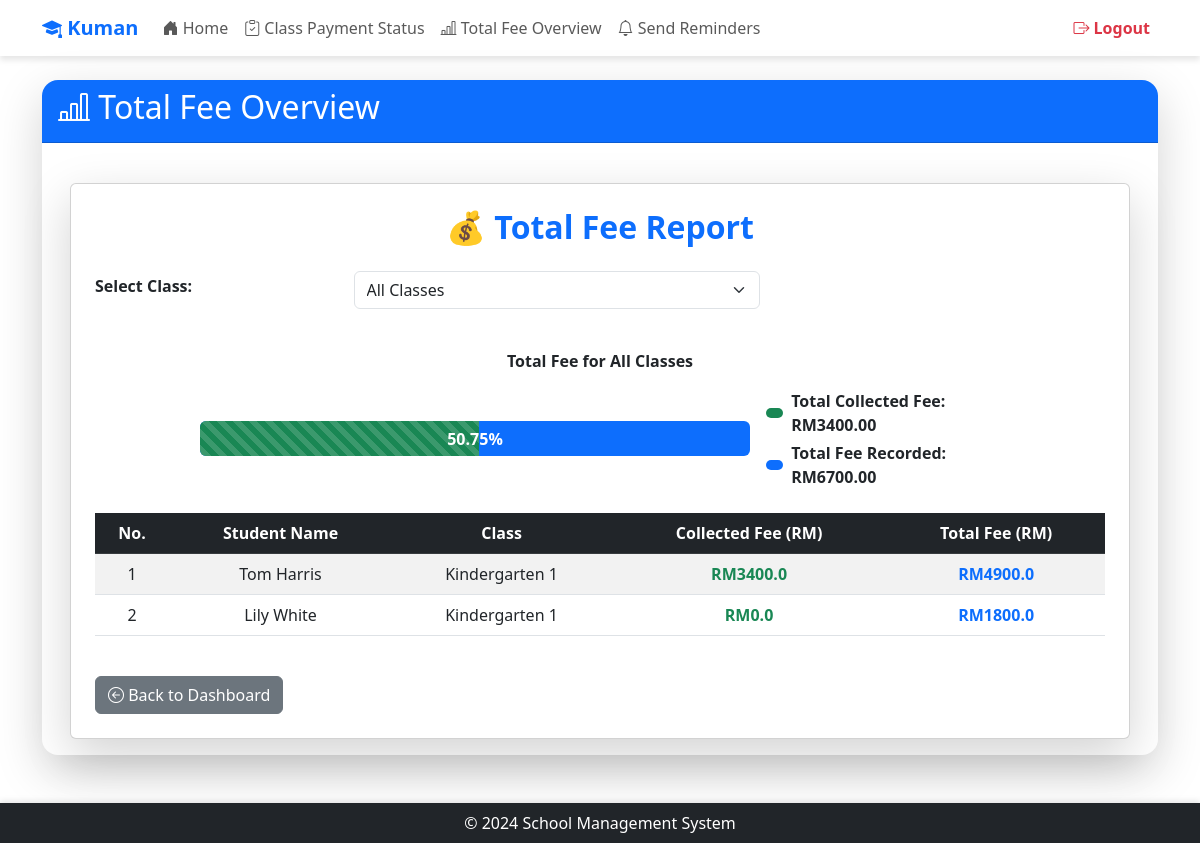
The app's page /teacher/generate-total-fee (signed in) with its own data.
### app/models/models.py (models this page shows, shortened)
class Settings(db.Model):
    __tablename__ = 'Settings'
    setting_key = db.Column('SettingKey', db.String, primary_key=True)
    setting_value = db.Column('SettingValue', db.String, nullable=False)
    description = db.Column('Description', db.String, nullable=False)
    category = db.Column('Category', db.String, nullable=False)

class User(UserMixin, db.Model):
    __tablename__ = 'User'
    id = db.Column('Id', db.String, primary_key=True)
    password = db.Column('Password', db.String, nullable=True)
    role_id = db.Column('RoleId', db.String, ForeignKey('Role.RoleId', ondelete='SET NULL'))
    email = db.Column('Email', db.String, nullable=False)
    first_name = db.Column('FirstName', db.String, nullable=False)
    last_name = db.Column('LastName', db.String, nullable=False)
    date_of_birth = db.Column('DateOfBirth', db.Date, nullable=False)
    role = relationship('Role', back_populates='users')
    parent_relations = relationship('ParentStudentRelation', back_populates='parent', foreign_keys='ParentStudentRelation.parent_id')
    student_relations = relationship('ParentStudentRelation', back_populates='student', foreign_keys='ParentStudentRelation.student_id')
    student_fees = relationship('StudentFeeAssignment', back_populates='student')
    class_assignments_teacher = relationship('ClassAssignment', back_populates='teacher', foreign_keys='ClassAssignment.teacher_id')
    class_assignments_student = relationship('ClassAssignment', back_populates='student', foreign_keys='ClassAssignment.student_id')
    messages_sent = relationship('Notification', back_populates='teacher', foreign_keys='Notification.teacher_id')
    messages_received = relationship('Notification', back_populates='student', foreign_keys='Notification.student_id')

class Class(db.Model):
    __tablename__ = 'Class'
    class_id = db.Column('ClassId', db.String, primary_key=True)
    class_name = db.Column('ClassName', db.String, nullable=False)
    description = db.Column('Description', db.String, nullable=True)
    assignments = relationship('ClassAssignment', back_populates='class_')

### app/routes/teacher/generate_total_fee.py (the view)
@teacher.route('/generate-total-fee')
@login_required
@role_required('2')
def generate_total_fee():
    selected_class = request.args.get('class_name', None)
    query = (
        db.session.query(
            User.first_name,
            User.last_name,
            Class.class_name,
            FeeRecord.total_amount,
            FeeRecord.status_id,
            PaymentStatus.status_name
        )
        .join(ClassAssignment, ClassAssignment.student_id == User.id)
        .join(Class, Class.class_id == ClassAssignment.class_id)
        .join(StudentFeeAssignment, StudentFeeAssignment.student_id == User.id)
        .join(FeeRecord, FeeRecord.fee_assignment_id == StudentFeeAssignment.fee_assignment_id)
        .join(PaymentStatus, PaymentStatus.status_id == FeeRecord.status_id)
        .filter(ClassAssignment.class_id.in_(
            db.session.query(ClassAssignment.class_id)
            .filter(ClassAssignment.teacher_id == current_user.id)
        ))
    )
    if selected_class:
        query = query.filter(Class.class_name == selected_class)
    fee_records = query.all()
    filtered_fee_records = fee_records if not selected_class else [record for record in fee_records if record.class_name == selected_class]
    total_collected_fee = sum(record.total_amount for record in filtered_fee_records if record.status_name == 'Paid')
    total_fee_recorded = sum(record.total_amount for record in filtered_fee_records)
    students = {}
    for record in filtered_fee_records:
        student_name = f"{record.first_name} {record.last_name}"
        if student_name not in students:
            students[student_name] = {
                "class_name": record.class_name,
                "total_fee": 0.0,
                "collected_fee": 0.0
            }
        students[student_name]["total_fee"] += float(record.total_amount) if record.total_amount else 0.0
        if record.status_name == "Paid":
            students[student_name]["collected_fee"] += float(record.total_amount)
    student_list = [{"name": name, **data} for name, data in students.items()]
    class_names = (
        db.session.query(Class.class_name)
        .join(ClassAssignment, ClassAssignment.class_id == Class.class_id)
        .filter(ClassAssignment.teacher_id == current_user.id)
        .distinct()
        .all()
    )
    class_names = [class_name[0] for class_name in class_names]
    fee_summary_title = f"Total Fee for Class {selected_class}" if selected_class else "Total Fee for All Classes"
    return render_template(
        'teacher/total_fee.html',
        students=student_list,
        total_collected_fee=total_collected_fee,
        total_fee_recorded=total_fee_recorded,
        class_names=class_names,
        selected_class=selected_class,
        fee_summary_title=fee_summary_title,
        app_name=app_name()
    )

### app/__init__.py (called while the page is built)
@login_manager.user_loader
def load_user(user_id):
    from .models.models import User
    return User.query.get(user_id)

### app/routes/routes.py (called while the page is built)
def app_name():
    app_name = "School Management System"
    with current_app.app_context():
        setting = Settings.query.filter_by(setting_key='school_name').first()
        if setting and setting.setting_value:
            app_name = setting.setting_value
    return app_name

def role_required(*roles):
    def decorator(f):
        @wraps(f)
        def decorated_function(*args, **kwargs):
            if not current_user.is_authenticated or current_user.role_id not in roles:
                abort(403)  # Forbidden access if role does not match
            return f(*args, **kwargs)
        return decorated_function
    return decorator

### app/templates/teacher/total_fee.html (shortened to what this page needs)
{% extends "share/dashboard.html" %}
{% block card_title %}<i class="bi bi-bar-chart-line"></i> Total Fee Overview{% endblock %}
{% block card_content %}
<div class="container mt-4">
    <div class="card shadow-lg p-4">
        <h2 class="text-center text-primary fw-bold mb-4">💰 Total Fee Report</h2>
        <form method="get" action="{{ url_for('teacher.generate_total_fee') }}" class="mb-3">
            <div class="row align-items-center">
                <div class="col-md-3">
                    <label for="class_name" class="form-label fw-bold">Select Class:</label>
                </div>
                <div class="col-md-5">
                    <select name="class_name" id="class_name" class="form-select" onchange="this.form.submit()">
                        <option value="">All Classes</option>
                    </select>
                </div>
            </div>
        </form>
        {% set progress = 0 %}
        {% if total_fee_recorded > 0 %}
            {% set progress = (total_collected_fee / total_fee_recorded * 100) | round(2) %}
        {% endif %}
        <div class="progress-container my-4">
            <p class="fw-bold text-center">{{ fee_summary_title }}</p>
            <div class="progress-wrapper d-flex align-items-center justify-content-center">
                <div class="progress bg-primary">
                    <div class="progress-bar bg-success progress-bar-striped progress-bar-animated"
                         role="progressbar"
                         aria-valuenow="{{ progress }}"
                         aria-valuemin="0"
                         aria-valuemax="100"
                         data-progress="{{ progress }}">
                        <span class="progress-text">{{ progress }}%</span>
                    </div>
                </div>
                <div class="ms-3">
                    <div class="d-flex align-items-center">
                        <span class="fee-indicator bg-success me-2"></span> <span class="fw-bold">Total Collected Fee: RM{{ total_collected_fee }}</span>
                    </div>
                    <div class="d-flex align-items-center mt-1">
                        <span class="fee-indicator bg-primary me-2"></span> <span class="fw-bold">Total Fee Recorded: RM{{ total_fee_recorded }}</span>
                    </div>
                </div>
            </div>
        </div>
        <div class="table-responsive">
            <table class="table table-striped table-hover text-center">
                <thead class="table-dark">
                    <tr>
                        <th>No.</th>
                        <th>Student Name</th>
                        <th>Class</th>
                        <th>Collected Fee (RM)</th>
                        <th>Total Fee (RM)</th>
                    </tr>
                </thead>
                <tbody>
                    {% for student in students %}
                    <tr>
                        <td>{{ loop.index }}</td>
                        <td>{{ student.name }}</td>
                        <td>{{ student.class_name }}</td>
                        <td class="text-success fw-bold">RM{{ student.collected_fee }}</td>
                        <td class="text-primary fw-bold">RM{{ student.total_fee }}</td>
                    </tr>
                    {% endfor %}
                </tbody>
            </table>
        </div>
        <div class="text-left mt-4">
            <a href="{{ url_for('teacher.dashboard') }}" class="btn btn-secondary">
                <i class="bi bi-arrow-left-circle"></i> Back to Dashboard
            </a>
        </div>
    </div>
</div>
{% endblock %}

### app/templates/share/dashboard.html (shortened to what this page needs)
<!DOCTYPE html>
<html lang="en">
  <head>
    <link href="https://cdn.jsdelivr.net/npm/bootstrap@5.3.0-alpha1/dist/css/bootstrap.min.css" rel="stylesheet" />
    <link href="https://cdn.jsdelivr.net/npm/bootstrap-icons/font/bootstrap-icons.css" rel="stylesheet" />
  </head>
  <body>
    <header class="navbar navbar-expand-lg navbar-light">
      <div class="container">
        <a class="navbar-brand text-primary fw-bold"
          href="{% if current_user.role_id == '1' %}
                    {{ url_for('admin.dashboard') }}
                {% elif current_user.role_id == '2' %}
                    {{ url_for('teacher.dashboard') }}
                {% elif current_user.role_id == '3' %}
                    {{ url_for('parent.dashboard') }}
                {% elif current_user.role_id == '4' %}
                    {{ url_for('accountant.dashboard') }}
                {% else %}
                    {{ url_for('views.home') }}
                {% endif %}">
          <i class="bi bi-mortarboard-fill"></i> {{ app_name }}
        </a>
        <div class="collapse navbar-collapse" id="navbarNav">
          <ul class="navbar-nav me-auto">
            <li class="nav-item">
              <a class="nav-link"
                 href="{% if current_user.role_id == '1' %}
                          {{ url_for('admin.dashboard') }}
                       {% elif current_user.role_id == '2' %}
                          {{ url_for('teacher.dashboard') }}
                       {% elif current_user.role_id == '3' %}
                          {{ url_for('parent.dashboard') }}
                       {% elif current_user.role_id == '4' %}
                          {{ url_for('accountant.dashboard') }}
                       {% else %}
                          {{ url_for('views.home') }}
                       {% endif %}">
                <i class="bi bi-house-door-fill"></i> Home
              </a>
            </li>
            {% if current_user.role_id == '1' %}
              <li class="nav-item">
                <a class="nav-link" href="{{ url_for('admin.manage_users') }}">
                  <i class="bi bi-people"></i> Manage Users
                </a>
              </li>
              <li class="nav-item">
                <a class="nav-link" href="{{ url_for('admin.fee_management') }}">
                  <i class="bi bi-cash-coin"></i> Fee Management
                </a>
              </li>
              <li class="nav-item">
                <a class="nav-link" href="{{ url_for('admin.manage_classes') }}">
                  <i class="bi bi-clipboard-data"></i> Class Assignments
                </a>
              </li>
              <li class="nav-item">
                <a class="nav-link" href="{{ url_for('admin.parent_student') }}">
                  <i class="bi bi-person-check"></i> Parent-Student Data
                </a>
              </li>
              <li class="nav-item">
                <a class="nav-link" href="{{ url_for('admin.system_settings') }}">
                  <i class="bi bi-gear"></i> System Settings
                </a>
              </li>
            {% elif current_user.role_id == '2' %}
              <li class="nav-item">
                <a class="nav-link" href="{{ url_for('teacher.fee_status') }}">
                  <i class="bi bi-clipboard-check"></i> Class Payment Status
                </a>
              </li>
              <li class="nav-item">
                <a class="nav-link" href="{{ url_for('teacher.generate_total_fee') }}">
                  <i class="bi bi-bar-chart-line"></i> Total Fee Overview
                </a>
              </li>
              <li class="nav-item">
                <a class="nav-link" href="{{ url_for('teacher.send_reminders') }}">
                  <i class="bi bi-bell"></i> Send Reminders
                </a>
              </li>
            {% endif %}
          </ul>
          <ul class="navbar-nav ms-auto">
            <li class="nav-item">
              <a class="nav-link text-danger fw-bold" href="{{ url_for('auth.logout') }}">
                <i class="bi bi-box-arrow-right"></i> Logout
              </a>
            </li>
          </ul>
        </div>
      </div>
    </header>
    <main class="container mt-4">
      <div class="card border-0 shadow-lg rounded-4">
        <div class="card-header text-white bg-primary rounded-top-4">
          <h2>{% block card_title %} {% endblock %}</h2>
        </div>
        <div class="card-body">
          {% block card_content %} {% endblock %}
        </div>
      </div>
    </main>
    <footer class="bg-dark text-white py-2 mt-5 text-center sticky-footer">
      <div class="container">
        <p class="m-0">&copy; 2024 School Management System</p>
      </div>
    </footer>
  </body>
</html>

### app/templates/share/dashboard.html (style rules this page uses)
html, body { height: 100%; }
body { display: flex; flex-direction: column; min-height: 100vh; }
main { flex: 1; }
.navbar { background: rgba(255, 255, 255, 0.9); box-shadow: 0 4px 6px rgba(0, 0, 0, 0.1); }
.navbar-nav .nav-link { font-weight: 500; transition: 0.3s; }
.sticky-footer { position: sticky; bottom: 0; width: 100%; box-shadow: 0 -2px 6px rgba(0, 0, 0, 0.1); }

### app/templates/teacher/total_fee.html (style rules this page uses)
.progress-container { max-width: 800px; width: 100%; margin: auto; }
.progress-wrapper { display: flex; align-items: center; justify-content: center; }
.progress { width: 80%; height: 35px; position: relative; }
.progress-bar { transition: width 0.6s ease-in-out; font-size: 16px; font-weight: bold; display: flex; align-items: center; justify-content: center; }
.progress-text { color: white; font-weight: bold; position: absolute; left: 50%; top: 50%; transform: translate(-50%, -50%); white-space: nowrap; }
.fee-indicator { display: inline-block; width: 20px; height: 10px; border-radius: 5px; }

### records on screen
Settings: SettingValue "Kuman"
User: name "Tom Harris", class_name "Kindergarten 1", collected_fee "3400.0", total_fee "4900.0"
User: name "Lily White", class_name "Kindergarten 1", collected_fee "0.0", total_fee "1800.0"

### other values on screen
{{ fee_summary_title }} "Total Fee for All Classes"
{{ progress }} "50.75"
{{ total_collected_fee }} "3400.00"
{{ total_fee_recorded }} "6700.00"
